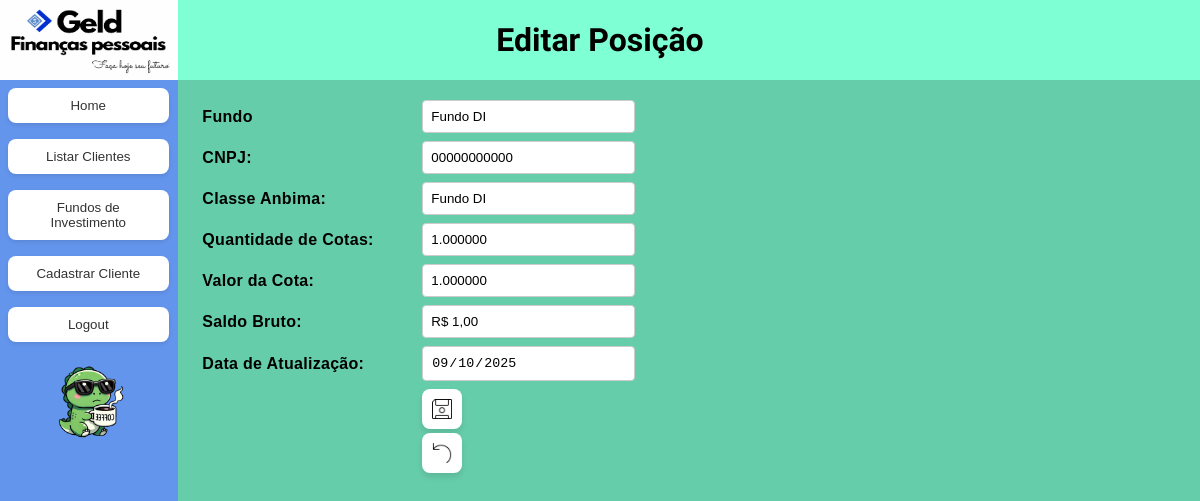
/posicao/24/edit (signed in), run on an earlier commit of the app's database.
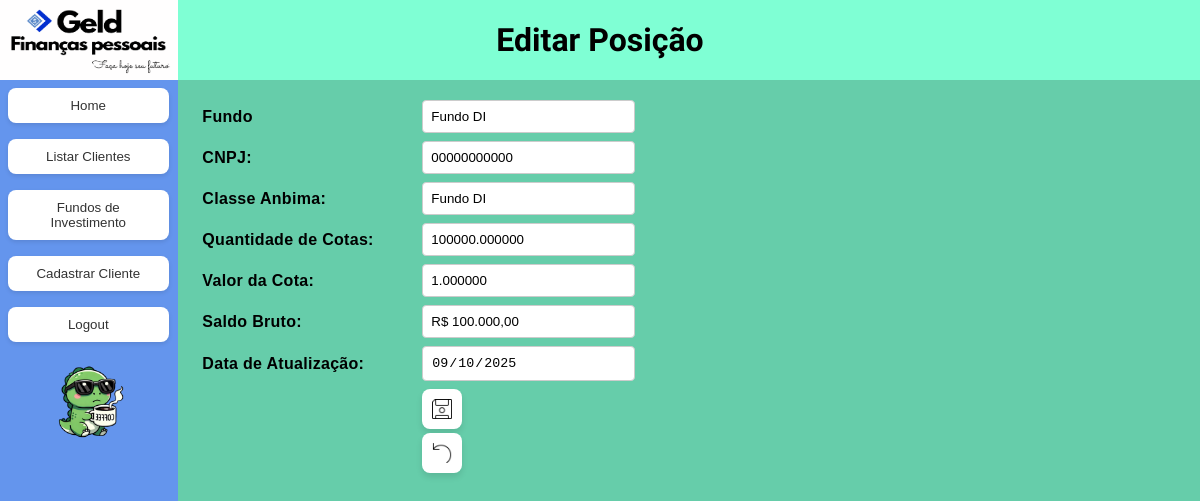
And on a later commit of the database.
### app/models/geld_models.py (models this page shows)
class PosicaoFundo(Base):
    __tablename__ = 'posicao_fundos'
    id = Column(Integer, primary_key=True)
    cliente_id = Column(Integer,ForeignKey('clientes.id'),nullable=False)
    fundo_id = Column(Integer,ForeignKey('info_fundos.id'),nullable=False)
    cotas = Column(Numeric(15,6), nullable = False)
    data_atualizacao = Column(DateTime, nullable=False)
    info_fundo = relationship("InfoFundo", back_populates = "posicoes_fundo")
    cliente = relationship("Cliente", back_populates="posicoes_fundo")

class InfoFundo(Base):
    __tablename__ = 'info_fundos'
    id = Column(Integer, primary_key = True)
    nome_fundo = Column(String, nullable = False)
    cnpj = Column(String, nullable = False)
    classe_anbima = Column(String)
    mov_min = Column(Numeric(15,2))
    permanencia_min = Column(Numeric(15,2))
    risco = Column(Enum(RiscoEnum), nullable = False)
    status_fundo = Column(Enum(StatusFundoEnum), nullable = False)
    valor_cota = Column(Numeric(15,6), nullable=False)
    data_atualizacao = Column(DateTime, nullable=True)
    posicoes_fundo = relationship("PosicaoFundo", back_populates="info_fundo")

### app/routes/posicao.py (the view, shortened to what this page needs)
@posicao_bp.route('/posicao/<int:posicao_id>/edit', methods=['GET', 'POST'])
@login_required
def edit_posicao(posicao_id):
    if request.method == 'GET':
        try:
            db = create_session()
            global_service = GlobalServices(db)
            posicao = global_service.get_by_id(PosicaoFundo, posicao_id)
            if not posicao:
                flash('Posição não encontrada.')
                return redirect(url_for('dashboard.cliente_dashboard'))
            return render_template('posicoes/edit_posicao.html', posicao=posicao)
        except Exception as e:
            flash(f'Erro ao buscar posição: {str(e)}')
            return redirect(url_for('dashboard.cliente_dashboard'))
        finally:
            db.close()

### app/models/geld_models.py (called while the page is built)
def create_session():
    engine = create_engine(DATABASE_URL)
    Session = sessionmaker(bind = engine)
    return Session()

### app/services/global_services.py (called while the page is built)
def login_required(f):
    @wraps(f)
    def decorated_function(*args, **kwargs):
        if 'logged_in' not in session:
            return redirect(url_for('auth.login'))
        return f(*args, **kwargs)
    return decorated_function

    def get_by_id(self, model_class: Type[class_set], instance_id: int)-> Optional[class_set]:
        try:
            return self.db.query(model_class).filter(model_class.id == instance_id).first()
        except Exception as e:
            raise e

### app/templates/posicoes/edit_posicao.html (shortened to what this page needs)
{% extends "base.html" %}
{% block header %}Editar Posição{% endblock %}
{% block content %}
<div class="center">
    <form method="POST" action="{{ url_for('posicao.edit_posicao', posicao_id=posicao.id) }}">
        <div class="label">
            <label for="nome_fundo">Fundo</label>
            <input type="text" id="nome_fundo" name="nome_fundo" value="{{ posicao.info_fundo.nome_fundo }}" readonly>
        </div>
        <div class="label">
            <label for="cnpj">CNPJ:</label>
            <input type="text" id="cnpj" name="cnpj" value="{{ posicao.info_fundo.cnpj }}" readonly>
        </div>
        <div class="label">
            <label for="classe_anbima">Classe Anbima:</label>
            <input type="text" id="classe_anbima" name="classe_anbima" value="{{ posicao.info_fundo.classe_anbima }}" readonly>
        </div>
        <div class="label">
            <label for="quantidade_cotas">Quantidade de Cotas:</label>
            <input type="number" step="0.01" id="quantidade_cotas" name="quantidade_cotas" value="{{ posicao.cotas }}" required>
        </div>
        <div class="label">
            <label for="valor_cota">Valor da Cota:</label>
            <input type="number" step="0.01" id="valor_cota" name="valor_cota" value="{{ posicao.info_fundo.valor_cota }}" readonly>
        </div>
        <div class="label">
            <label for="saldo_bruto">Saldo Bruto:</label>
            <input type="text" id="saldo_bruto" name="saldo_bruto" value="R$ {{ '{:,.2f}'.format(posicao.cotas * posicao.info_fundo.valor_cota).replace(',', ' ').replace('.', ',').replace(' ', '.') }}" readonly>
        </div>
        <div class="label">
            <label for="data_atualizacao">Data de Atualização:</label>
            <input type="date" id="data_atualizacao" name="data_atualizacao" value="{{ posicao.data_atualizacao.strftime('%Y-%m-%d') }}" readonly>
        </div>
        <div class="label" style="margin-top: 20px;">
            <label></label>
            <div>
                <button type="submit" class="smlBtn"><img src="{{ url_for('static', filename='icons/save.png') }}" class="sml-btn-icon"></button>
                <button type="button" class="smlBtn" onclick="window.location.href=`{{ url_for('posicao.listar_posicao', cliente_id=posicao.cliente_id) }}`">
                <img src="{{ url_for('static', filename='icons/back.png') }}" class="sml-btn-icon"></button>
            </div>
        </div>
    </form>
</div>
{% endblock %}

What changed in the data, as far as the page shows it:
changed PosicaoFundo: quantidade_cotas "1.000000" → "100000.000000"; saldo_bruto "R$ 1,00" → "R$ 100.000,00"
